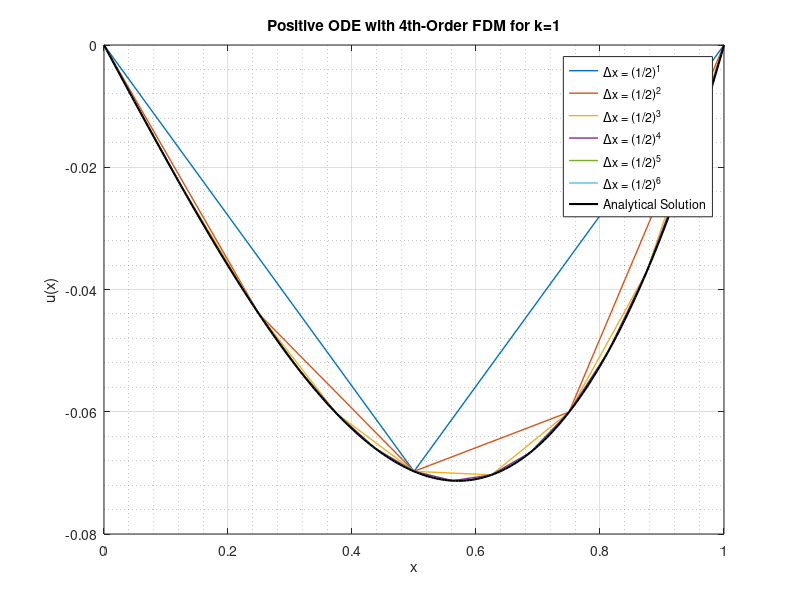
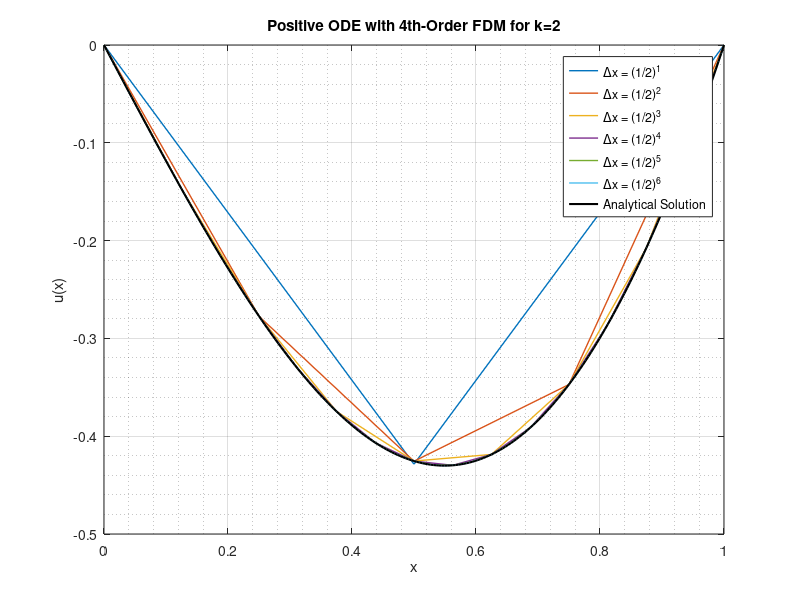
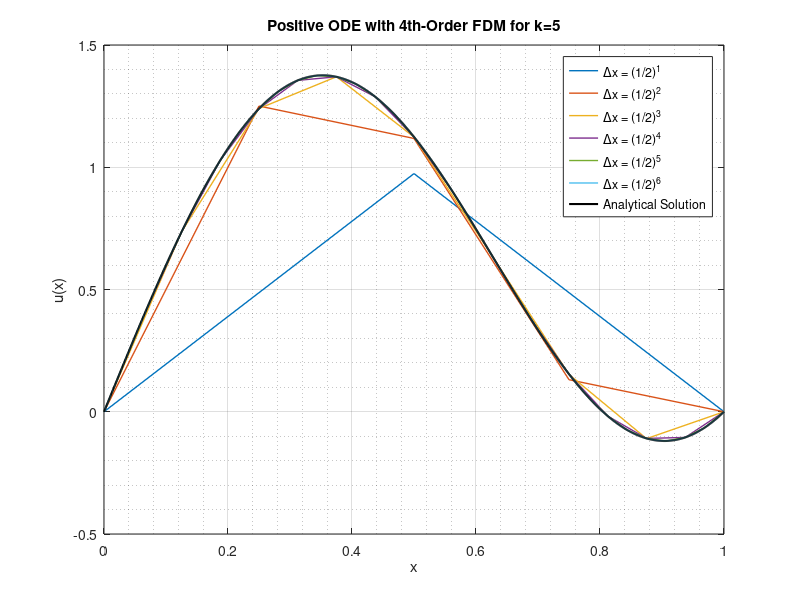
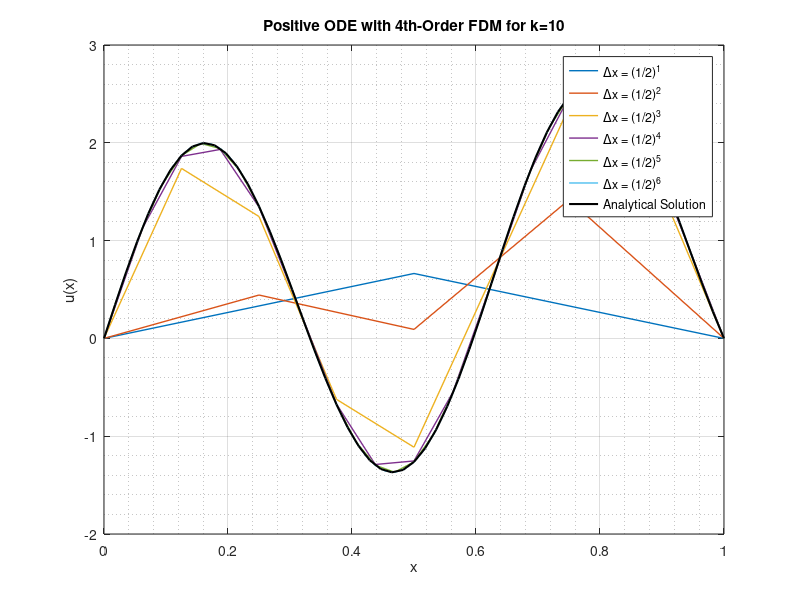

Write the MATLAB code that produced these figures, in order.
clear all; close all; clc

%% Initial Conditions

ode.type = 'Positive';          % sign of the ODE ['positive' or 'negative']
ode.order = 4;                  % order of the FDM [2 or 4]

dudx.order = 2;                 % order of the extraction [1 or 2]

mesh.order = 1:6;               % range of dx values (i.e. 0.5^1 through 0.5^6 --> 1:6)
mesh.dx = 0.5.^mesh.order;

rowID = 0;

%% Boundary Value Problem Solution

for k = [1 2 5 10 20]
    
    figure
    xlabel('x');    ylabel('u(x)');
    grid on;        grid minor;
    box on;         hold on;
    
    if ode.order == 2
        titleString = strcat(ode.type, ' ODE with 2nd-Order FDM for k=', num2str(k));
    elseif ode.order == 4
        titleString = strcat(ode.type, ' ODE with 4th-Order FDM for k=', num2str(k));
    end
    
    title(titleString)
    
    rowID = rowID + 1;
    colID = 0;
    
    for dx = mesh.dx
        
        nx = 1 / dx + 1;
        x = linspace(0, 1, nx);
        
        A = zeros(nx, nx);
        b = zeros(nx, 1);
        
        if strcmpi(ode.type, 'positive') && ode.order == 2
            alpha = 1 / k^2 / dx^2;
            beta = -2 / k^2 / dx^2 + 1;
        elseif strcmpi(ode.type, 'positive') && ode.order == 4
            alpha = 1 / k^2 / dx^2 + 1/12;
            beta = -2 / k^2 / dx^2 + 10/12;
        elseif strcmpi(ode.type, 'negative') && ode.order == 2
            alpha = -1 / k^2 / dx^2;
            beta = 2 / k^2 / dx^2 + 1;
        elseif strcmpi(ode.type, 'negative') && ode.order == 4
            alpha = -1 / k^2 / dx^2 + 1/12;
            beta = 2 / k^2 / dx^2 + 10/12;
        end
        
        for i = 1:nx
            if i == 1
                A(i, i) = 1;
                b(i) = 0;
            elseif i == nx
                A(i, i) = 1;
                b(i) = 0;
            else
                A(i, i-1) = alpha;
                A(i, i) = beta;
                A(i, i+1) = alpha;
                b(i) = x(i);
            end
        end
        
        u = A\b;
        
        plot(x, u, 'linewidth', 1)
        
        colID = colID + 1;
        
        if strcmpi(ode.type, 'positive') && dudx.order == 1
            dudx.fdm(rowID, colID) = - u(end-1) / dx;
        elseif strcmpi(ode.type, 'positive') && dudx.order == 2
            dudx.fdm(rowID, colID) = - u(end-1) / dx + dx * k^2 / 2;
        elseif strcmpi(ode.type, 'negative') && dudx.order == 1
            dudx.fdm(rowID, colID) = - u(end-1) / dx;
        elseif strcmpi(ode.type, 'negative') && dudx.order == 2
            dudx.fdm(rowID, colID) = - u(end-1) / dx - dx * k^2 / 2;
        end
        
        if strcmpi(ode.type, 'positive')
            dudx.exact(rowID, colID) = 1 - k * cos(k) / sin(k);
        elseif strcmpi(ode.type, 'negative')
            dudx.exact(rowID, colID) = 1 - k * cosh(k) / sinh(k);
        end
        
    end
    
    if strcmpi(ode.type, 'positive')
        fplot(@(x) x-sin(k*x)/sin(k), [0 1], '-k', 'linewidth', 1.5)
    elseif strcmpi(ode.type, 'negative')
        fplot(@(x) x-sinh(k*x)/sinh(k), [0 1], '-k', 'linewidth', 1.5)
    end
    
    legend('\Deltax = (1/2)^1', '\Deltax = (1/2)^2', '\Deltax = (1/2)^3', '\Deltax = (1/2)^4', ...
        '\Deltax = (1/2)^5', '\Deltax = (1/2)^6', 'Analytical Solution', ...
        'location', 'best')
    
    figureString = strcat(lower(ode.type), '_ode_order_', num2str(ode.order), '_k_', num2str(k));
    
    %saveas(gcf, figureString, 'epsc')
    
end

%% Convergence Analysis

figure
xlabel('-log_{10}(\Deltax)');   ylabel('log_{10}(\epsilon_{rel})');
grid on;                        grid minor;
box on;                         hold on;

logRelError = log10(abs(dudx.exact-dudx.fdm) ./ abs(dudx.exact) * 100);

for kID = 1:5
    plot(-log10(mesh.dx), logRelError(kID, :), '-o', 'linewidth', 1.25);
end

if ode.order == 2 && dudx.order == 1
    titleString = strcat(ode.type, ' ODE with 2nd-Order FDM - 1st-Order First Derivative Approximation');
elseif ode.order == 2 && dudx.order == 2
    titleString = strcat(ode.type, ' ODE with 2nd-Order FDM - 2nd-Order First Derivative Approximation');
elseif ode.order == 4 && dudx.order == 1
    titleString = strcat(ode.type, ' ODE with 4th-Order FDM - 1st-Order First Derivative Approximation');
elseif ode.order == 4 && dudx.order == 2
    titleString = strcat(ode.type, ' ODE with 4th-Order FDM - 2nd-Order First Derivative Approximation');
end

title(titleString)

legend('k=1', 'k=2', 'k=5', 'k=10', 'k=20')

figureString = strcat(lower(ode.type), '_ode_order_', num2str(ode.order), '_fd_order_', num2str(dudx.order));

%saveas(gcf, figureString, 'epsc')